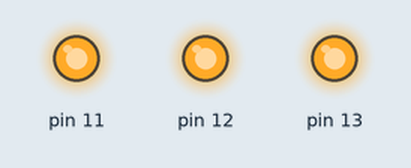
Bench run of a sketch on a simulated Arduino Uno, built with avr-gcc and run on an emulated ATmega328P. Shown: output pins drawn as LEDs (lit = HIGH).

Above: at 0.05 s.
At 2.75 s:
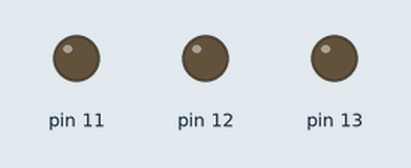
Timing chart, 0 to 3.0 s (numbered marks = the images above):
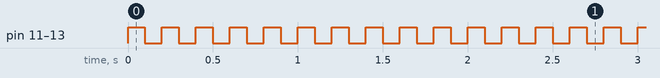

Measured:
- by itself, pin 11–13: alternates HIGH for 0.10 s and LOW for 0.10 s

The sketch:

loop_led.ino
```cpp
void setup() {
  pinMode(11,OUTPUT);
   pinMode(12,OUTPUT);
    pinMode(13,OUTPUT);


}

void loop() {

  digitalWrite(11,HIGH);

  digitalWrite(12,HIGH);

  digitalWrite(13,HIGH);
  delay(100);
  digitalWrite(11,LOW);

   digitalWrite(12,LOW);

    digitalWrite(13,LOW);
    delay(100);

}
```
